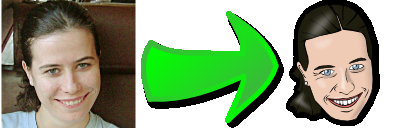
//> input picture Artigo_CBA/images/dface_done.png, 400 x 128 px
$ ./labeling ../../Artigo_CBA/images/dface_done.png   (built with g++ and OpenCV 4)
//> lines starting //> are read from the running program, lines starting //| are printed output that depends on the picture
#include <iostream>
#include <opencv2/opencv.hpp>

using namespace cv;
using namespace std;
int main(int argc, char** argv){
  Mat image, mask,image1;
  int width, height;
  int nobjects;

  CvPoint p;
  image = imread(argv[1],CV_LOAD_IMAGE_GRAYSCALE);
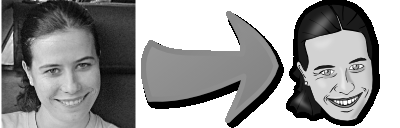
//> image: 128 rows x 400 cols, CV_8UC1; min 0, max 255, mean 151.3

  if(!image.data){
    std::cout << "imagem nao carregou corretamente\n";
    return(-1);
  }
  width=image.size().width;
//> width = 400
  height=image.size().height;
//> height = 128

  p.x=0;
  p.y=0;
  int obj_with_hole=0,obj_without_hole=0;
// Retirada de bordas
  for(int i=0; i<height; i++){
    for(int j=0; j<width; j++){
	if(image.at<uchar>(i,j) == 255 && i == 1 || i == height - 1 || j == 1 || j == width - 1){
		p.x=j;
		p.y=i;
		floodFill(image,p,0);
	   }
	}
  }
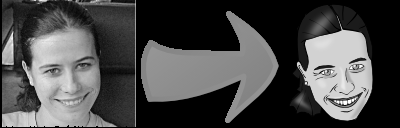
//> image: 128 rows x 400 cols, CV_8UC1; min 0, max 255, mean 73.1
  //Mudando a cor do fundo da imagem
  for(int i=0; i<height; i++){
    for(int j=0; j<width; j++){
	if(image.at<uchar>(i,j) == 0 && i == 1 || i == height - 1 || j == 1 || j == width - 1){
		p.x=j;
		p.y=i;
		floodFill(image,p,20);
	   }
	}
  }
  //Contando imagens com buracos e sem buracos
  for(int i=0; i<height; i++){
    for(int j=0; j<width; j++){
	if(image.at<uchar>(i,j) == 0){
		p.x=j;
		p.y=i;
		floodFill(image,p,255);
		obj_with_hole++;
	   }
	}
  }
//> this loop made 128 passes
//> obj_with_hole on passes 1 to 12: 0, 0, 0, 0, 0, 0, 0, 0, 0, 0, 0, 0
//> image: 128 rows x 400 cols, CV_8UC1; min 1, max 255, mean 80.6
//> after the loop, obj_with_hole = 13

    image1 = image.clone();
    imshow("image", image);
    imwrite("labeling.png", image);
    waitKey();
// Verificando buracos
  imshow("image1",image1);
  waitKey();
// busca objetos com buracos presentes
  nobjects=0;
  for(int i=0; i<height; i++){
    for(int j=0; j<width; j++){
	if(image.at<uchar>(i,j) == 255){
		// achou um objeto
		nobjects++;
		p.x=j;
		p.y=i;
		floodFill(image,p,nobjects);
	   }
	}
  }
//> this loop made 128 passes
//> image: 128 rows x 400 cols, CV_8UC1; min 1, max 254, mean 80.3
//> after the loop, nobjects = 21
  cout<<nobjects<<endl;
//| 21
  cout<<"Objetos sem buracos: "<<nobjects-obj_with_hole<<endl;
//| Objetos sem buracos: 8
  cout<<"Objetos com buracos: "<<obj_with_hole<<endl;
//| Objetos com buracos: 13
  imshow("image", image);
  imwrite("labeling.png", image);
  waitKey();
  return 0;
}
